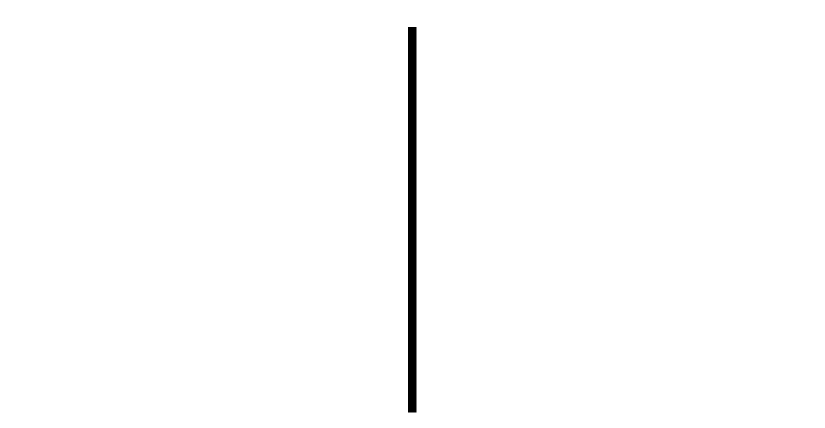
#> input picture needle.png, 1650 x 856 px (shown at 1/2 size)
$ python python_gauge.py
#> lines starting #> are read from the running program, lines starting #| are printed output that depends on the picture
"""
Copyright (C) 2018 FireEye, Inc., created by Andrew Shay. All Rights Reserved.
"""

import PIL

from PIL import Image

percent = 70  # Percent for gauge
output_file_name = 'new_gauge.png'

# X and Y coordinates of the center bottom of the needle starting from the top left corner
#   of the image
x = 825
y = 825
loc = (x, y)

percent = percent / 100
rotation = 180 * percent  # 180 degrees because the gauge is half a circle
rotation = 90 - rotation  # Factor in the needle graphic pointing to 50 (90 degrees)

dial = Image.open('needle.png')
#> dial is the input picture: PIL image 1650x856 RGBA; mean R, G, B, A 252.6, 252.6, 252.6, 2.4
dial = dial.rotate(rotation, resample=PIL.Image.BICUBIC, center=loc)  # Rotate needle
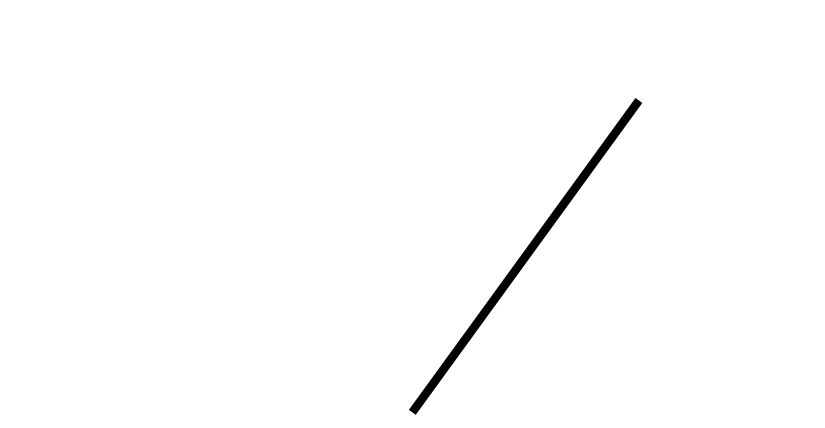
#> dial: PIL image 1650x856 RGBA (shown at 1/2 size); mean R, G, B, A 0, 0, 0, 2.4; transparent parts drawn white

gauge = Image.open('gauge.png')
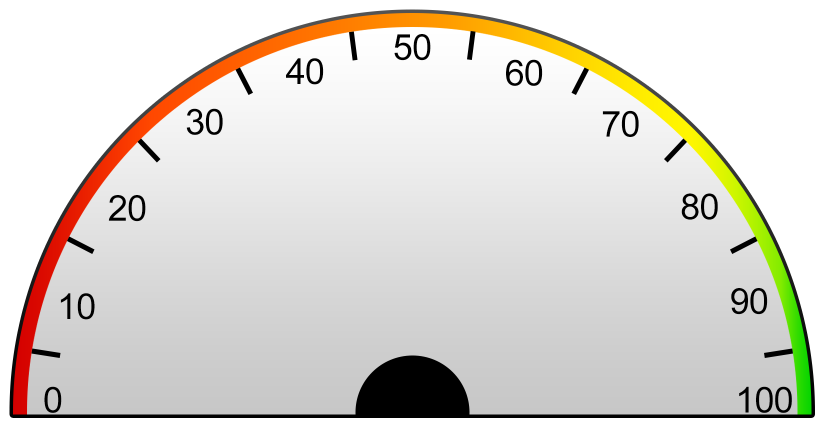
#> input picture gauge.png, 1650 x 856 px (shown at 1/2 size)
#> gauge is the input picture: PIL image 1650x856 RGBA; mean R, G, B, A 215.3, 210.4, 197.1, 187.4
gauge.paste(dial, mask=dial)  # Paste needle onto gauge
gauge.save(output_file_name)
